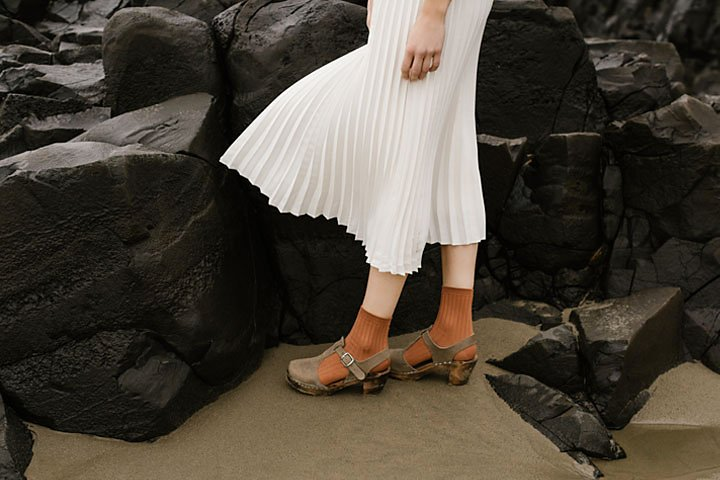
#> input picture Q-2/highlights_and_shadows.jpg, 720 x 480 px, found by its file name
$ jupyter execute Q-2.ipynb
#> lines starting #> are read from the running program, lines starting #| are printed output that depends on the picture
[cell 1]
import cv2 as cv
import numpy as np
import matplotlib.pyplot as plt

img_orig = cv.imread('D:/Images/highlights_and_shadows.jpg')
#> img_orig is the input picture: shape (480, 720, 3); mean B, G, R 58.1, 68.6, 75.7
img_lab = cv.cvtColor(img_orig, cv.COLOR_BGR2LAB)
#> img_lab: shape (480, 720, 3); mean of channels 0, 1, 2 71.3, 129.1, 135
L, a, b = cv.split(img_lab)
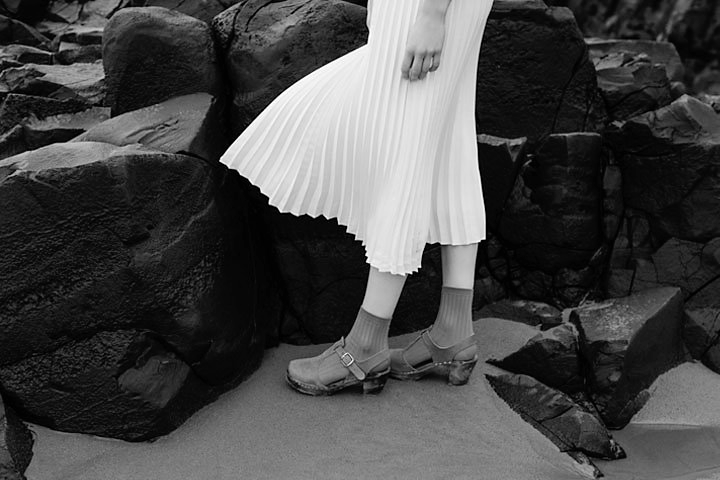
#> L: shape (480, 720); min 0, max 255, mean 71.3
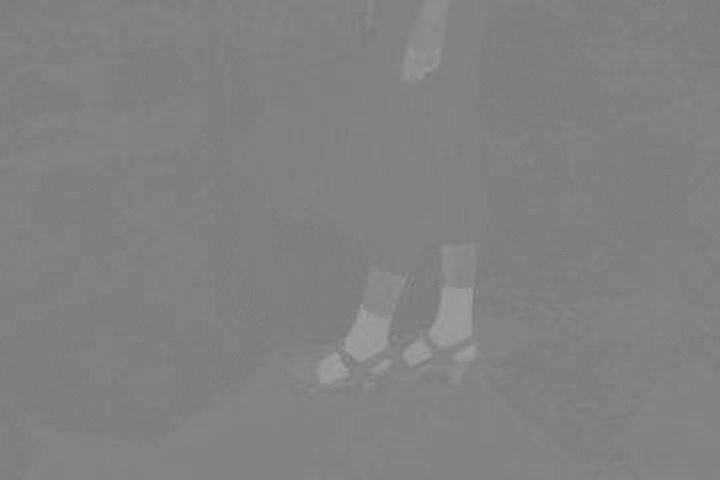
#> a: shape (480, 720); min 119, max 160, mean 129.1

#apply gamma correction
gamma = 1.5
table = np.array([(i/255.0)**(gamma)*255.0 for i in np.arange(0, 256)]).astype('uint8')
L_gamma = cv.LUT(L, table)
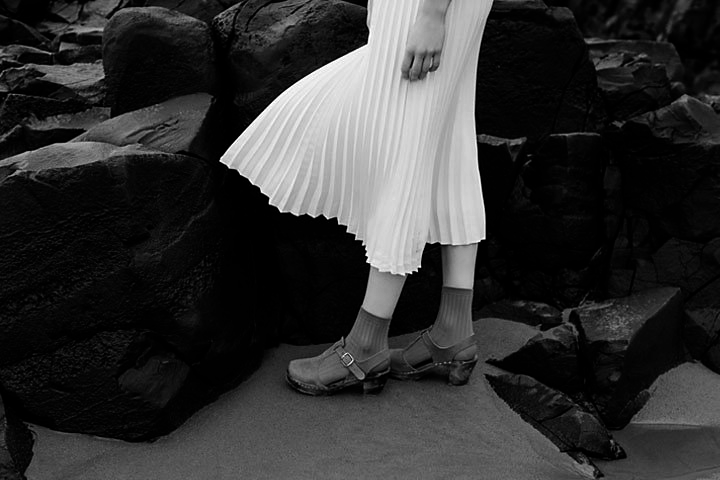
#> L_gamma: shape (480, 720); min 0, max 255, mean 49.9

#gamma and lab merging
img_lab_gamma = cv.merge([L_gamma, a, b])
#> img_lab_gamma: shape (480, 720, 3); mean of channels 0, 1, 2 49.9, 129.1, 135
img_gamma = cv.cvtColor(img_lab_gamma, cv.COLOR_LAB2BGR)
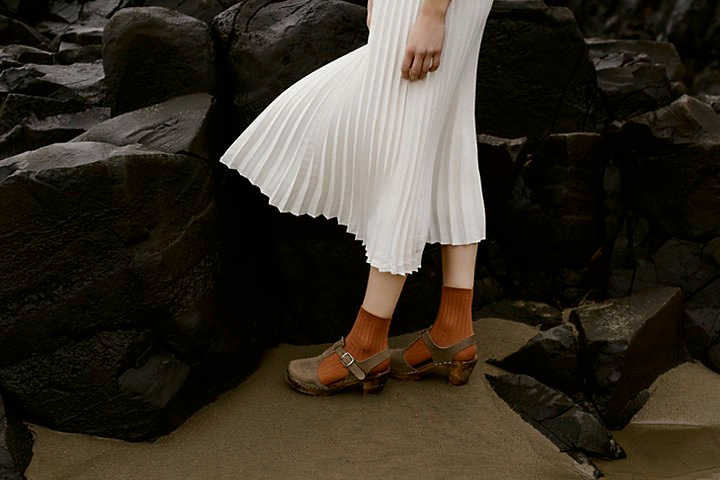
#> img_gamma: shape (480, 720, 3); mean B, G, R 37.7, 47.9, 54.9

fig, axarr = plt.subplots(3, 2)
axarr[0, 0].imshow(cv.cvtColor(img_orig, cv.COLOR_BGR2RGB))
axarr[0, 0].set_title('Original Image')
axarr[0, 1].imshow(cv.cvtColor(img_gamma, cv.COLOR_BGR2RGB))
axarr[0, 1].set_title('Gamma Corrected Image')

color = ('b', 'g', 'r')
for i, c in enumerate(color):
    hist_orig = cv.calcHist([img_lab], [i], None, [256], [0, 256])
    axarr[1, 0].plot(hist_orig, color=c )
    hist_gamma = cv.calcHist([img_lab_gamma], [i], None, [256], [0, 256])
    axarr[1, 1].plot(hist_gamma, color=c)

axarr[2, 0].plot(table)
axarr[2, 0].set_xlim(0, 255)
axarr[2, 0].set_ylim(0, 255)
axarr[2, 0].set_aspect('equal')
axarr[2, 1].axis('off')
plt.tight_layout()

plt.show()
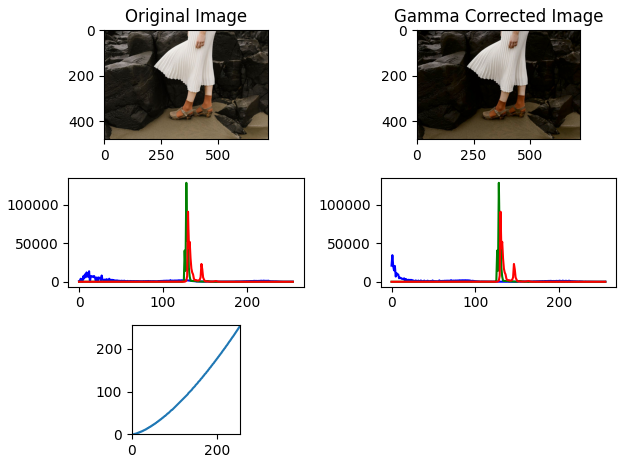
#> figure drawn by matplotlib, 5 panels; panel 3: curve peaks at x = 12, y = 13634; panel 3: curve peaks at x = 128, y = 128418; panel 3: curve peaks at x = 130, y = 90934; panel 4: curve peaks at x = 1, y = 34548
